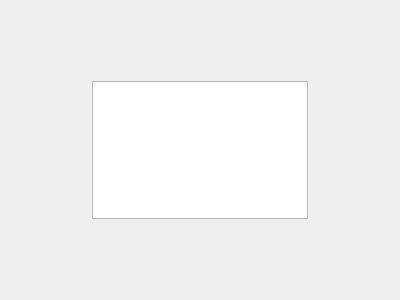
<?xml version="1.0" encoding="UTF-8"?>
<ui version="4.0">
 <class>MessageView</class>
 <widget class="QWidget" name="MessageView">
  <property name="geometry">
   <rect>
    <x>0</x>
    <y>0</y>
    <width>400</width>
    <height>300</height>
   </rect>
  </property>
  <layout class="QGridLayout" name="gridLayout">
   <item row="0" column="1">
    <spacer name="verticalSpacer">
     <property name="orientation">
      <enum>Qt::Vertical</enum>
     </property>
     <property name="sizeHint" stdset="0">
      <size>
       <width>20</width>
       <height>125</height>
      </size>
     </property>
    </spacer>
   </item>
   <item row="1" column="0">
    <spacer name="horizontalSpacer">
     <property name="orientation">
      <enum>Qt::Horizontal</enum>
     </property>
     <property name="sizeType">
      <enum>QSizePolicy::Expanding</enum>
     </property>
     <property name="sizeHint" stdset="0">
      <size>
       <width>120</width>
       <height>20</height>
      </size>
     </property>
    </spacer>
   </item>
   <item row="1" column="3">
    <spacer name="horizontalSpacer_2">
     <property name="orientation">
      <enum>Qt::Horizontal</enum>
     </property>
     <property name="sizeType">
      <enum>QSizePolicy::Expanding</enum>
     </property>
     <property name="sizeHint" stdset="0">
      <size>
       <width>120</width>
       <height>20</height>
      </size>
     </property>
    </spacer>
   </item>
   <item row="1" column="1">
    <widget class="QTextEdit" name="mMessageWidget">
     <property name="enabled">
      <bool>true</bool>
     </property>
     <property name="maximumSize">
      <size>
       <width>3000</width>
       <height>3000</height>
      </size>
     </property>
    </widget>
   </item>
   <item row="2" column="1">
    <spacer name="verticalSpacer_2">
     <property name="orientation">
      <enum>Qt::Vertical</enum>
     </property>
     <property name="sizeHint" stdset="0">
      <size>
       <width>20</width>
       <height>125</height>
      </size>
     </property>
    </spacer>
   </item>
  </layout>
 </widget>
 <resources/>
 <connections/>
</ui>
